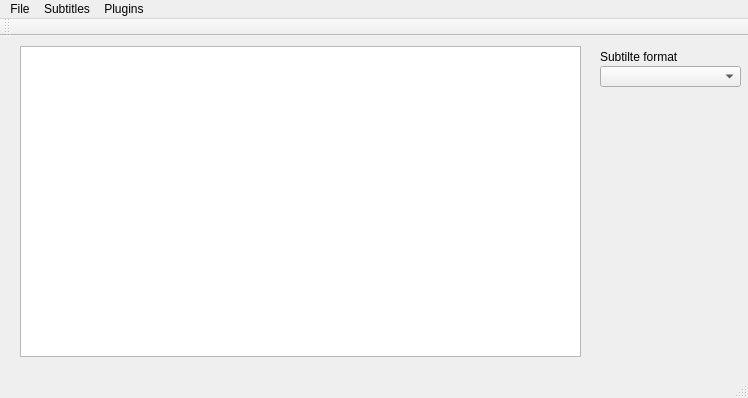
<?xml version="1.0" encoding="UTF-8"?>
<ui version="4.0">
 <class>MainWindow</class>
 <widget class="QMainWindow" name="MainWindow">
  <property name="geometry">
   <rect>
    <x>0</x>
    <y>0</y>
    <width>748</width>
    <height>398</height>
   </rect>
  </property>
  <property name="windowTitle">
   <string>SubtitleApp</string>
  </property>
  <widget class="QWidget" name="centralWidget">
   <widget class="QComboBox" name="comboBox">
    <property name="geometry">
     <rect>
      <x>600</x>
      <y>30</y>
      <width>141</width>
      <height>21</height>
     </rect>
    </property>
    <property name="layoutDirection">
     <enum>Qt::LeftToRight</enum>
    </property>
   </widget>
   <widget class="QLabel" name="label">
    <property name="geometry">
     <rect>
      <x>600</x>
      <y>10</y>
      <width>81</width>
      <height>21</height>
     </rect>
    </property>
    <property name="text">
     <string>Subtilte format</string>
    </property>
   </widget>
   <widget class="QTableWidget" name="tableWidget">
    <property name="geometry">
     <rect>
      <x>20</x>
      <y>10</y>
      <width>561</width>
      <height>311</height>
     </rect>
    </property>
    <property name="horizontalScrollMode">
     <enum>QAbstractItemView::ScrollPerPixel</enum>
    </property>
    <property name="wordWrap">
     <bool>false</bool>
    </property>
   </widget>
  </widget>
  <widget class="QMenuBar" name="menuBar">
   <property name="geometry">
    <rect>
     <x>0</x>
     <y>0</y>
     <width>748</width>
     <height>21</height>
    </rect>
   </property>
   <widget class="QMenu" name="menuSubtitle_App">
    <property name="title">
     <string>Plugins</string>
    </property>
    <addaction name="actionLoad_plugins"/>
   </widget>
   <widget class="QMenu" name="menuSubtitles">
    <property name="title">
     <string>Subtitles</string>
    </property>
    <addaction name="actionAdd"/>
    <addaction name="actionRemove"/>
    <addaction name="actionRemove_all"/>
    <addaction name="actionMerge"/>
    <addaction name="actionSplit"/>
    <addaction name="actionShift_in_time"/>
    <addaction name="actionStretch"/>
    <addaction name="actionSort"/>
    <addaction name="separator"/>
    <addaction name="actionCheck_for_validity"/>
    <addaction name="separator"/>
    <addaction name="actionShow_stats"/>
   </widget>
   <widget class="QMenu" name="menuFile">
    <property name="title">
     <string>File</string>
    </property>
    <addaction name="actionLoad"/>
    <addaction name="actionSave"/>
    <addaction name="separator"/>
    <addaction name="actionExit"/>
   </widget>
   <addaction name="menuFile"/>
   <addaction name="menuSubtitles"/>
   <addaction name="menuSubtitle_App"/>
  </widget>
  <widget class="QToolBar" name="mainToolBar">
   <attribute name="toolBarArea">
    <enum>TopToolBarArea</enum>
   </attribute>
   <attribute name="toolBarBreak">
    <bool>false</bool>
   </attribute>
  </widget>
  <widget class="QStatusBar" name="statusBar"/>
  <action name="actionLoad_plugins">
   <property name="text">
    <string>Load plugins</string>
   </property>
  </action>
  <action name="actionAdd">
   <property name="text">
    <string>Insert</string>
   </property>
  </action>
  <action name="actionRemove">
   <property name="text">
    <string>Remove selected</string>
   </property>
  </action>
  <action name="actionRemove_all">
   <property name="text">
    <string>Remove all</string>
   </property>
  </action>
  <action name="actionMerge">
   <property name="text">
    <string>Merge close subtitles</string>
   </property>
  </action>
  <action name="actionSplit">
   <property name="text">
    <string>Split long subtitles</string>
   </property>
  </action>
  <action name="actionShow_stats">
   <property name="text">
    <string>Show stats</string>
   </property>
  </action>
  <action name="actionLoad">
   <property name="text">
    <string>Load</string>
   </property>
  </action>
  <action name="actionSave">
   <property name="text">
    <string>Save</string>
   </property>
  </action>
  <action name="actionShift_in_time">
   <property name="text">
    <string>Shift in time selected</string>
   </property>
  </action>
  <action name="actionExit">
   <property name="text">
    <string>Exit</string>
   </property>
  </action>
  <action name="actionCheck_for_validity">
   <property name="text">
    <string>Check for validity</string>
   </property>
  </action>
  <action name="actionSort">
   <property name="text">
    <string>Sort</string>
   </property>
  </action>
  <action name="actionStretch">
   <property name="text">
    <string>Stretch</string>
   </property>
  </action>
 </widget>
 <layoutdefault spacing="6" margin="11"/>
 <resources/>
 <connections/>
</ui>
